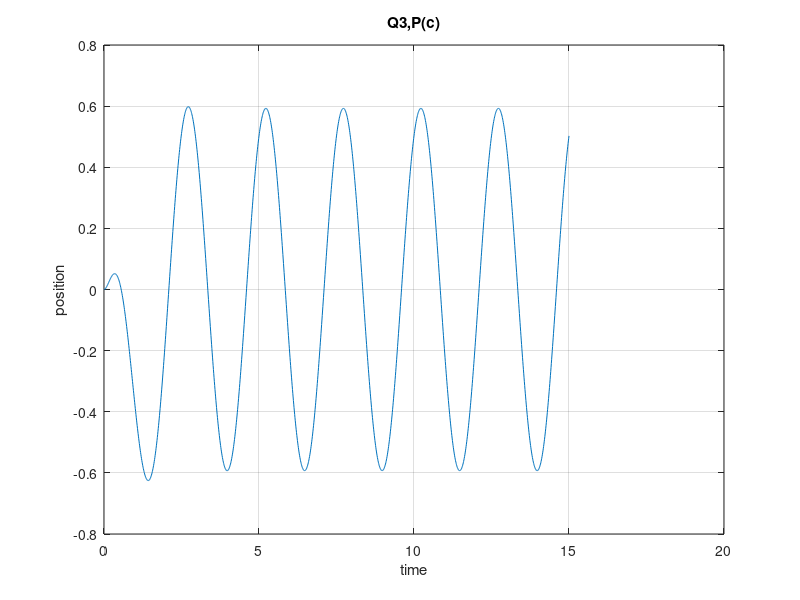
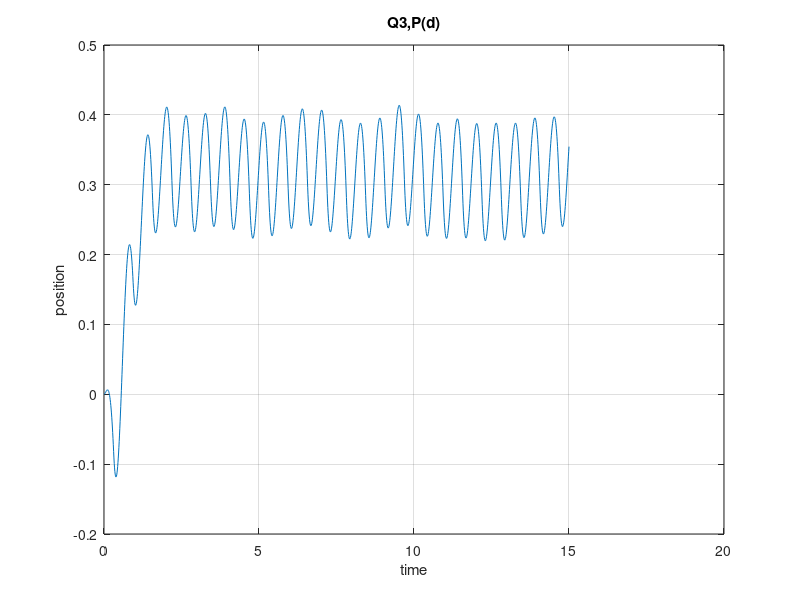

Source code (MATLAB) for these figures, in order:

function Project_Q3()
clear
close all
   lamda  = 5;%wave length of 5m
   v      = 2;%speed of 3m/s
   w      = (2*pi*v)/(lamda);
   m      = 250;             
   c      = 1000;               
   k      = 1600;              
            
   IC     = [0;0];
   t      = 0:.01:15;
[time,position] = ode45(@Vroom,t,IC);

figure('Name','Q3,P(c)')
plot(time,position(:,1))
title('Q3,P(c)')
grid on
xlabel('time')
ylabel('position')
[time,position] = ode45(@Vroom2,t,IC);

figure('Name','Q3,P(d)')
plot(time,position(:,1))
title('Q3,P(d)')
grid on
xlabel('time')
ylabel('position')

function dxdt = Vroom(t,x)                 
    dxdt(1) = x(2);
    dxdt(2) = -(k/m)*x(1)-(c/m)*x(2)+F(t);
    dxdt    = dxdt';
end

function dxdt = Vroom2(t,x)
     dxdt(1) = x(2);
     dxdt(2) = -(k/m)*x(1)-(c/m)*x(2)+F2(t);
        dxdt = dxdt';
end
function output = F(t)
         output = (k*0.5*cos(t*w)-c*0.5*w*sin(t*w))/m;
end

function output = F2(t)
    z      = .5*abs(cos(w.*v.*t));
    z_dot  = (-v.*w.*0.5.*cos(v.*w.*t).*sin(v.*w.*t))./(abs(cos(v.*w.*t)));
     output = (k.*z+c.*z_dot)./m;
%     output = z;
end
% 
% xx=F2(t);
%     figure(3)
%     plot(t,F2(t))
end
